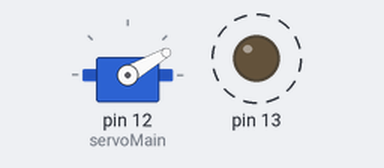
Simulated run of this sketch. Board: Arduino Uno, built with avr-gcc and run on an emulated ATmega328P. On the bench: servo, output pins drawn as LEDs (lit = HIGH). Dashed ring = blinking.

Above: at 0.05 s.
At 2.05 s:
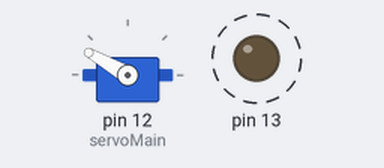
At 3.95 s:
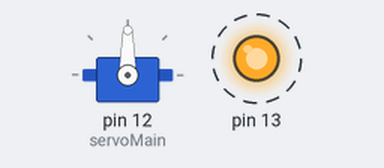
Timing chart, 0 to 5.2 s (numbered marks = the images above):
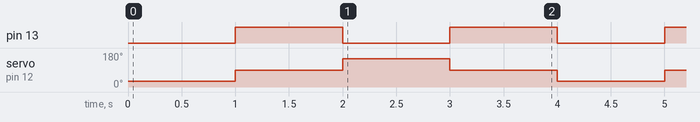

Measured:
- by itself, pin 13: alternates HIGH for 1.0 s and LOW for 1.0 s
- by itself, servo on pin 12 (servoMain): repeats every 4.0 s: 150° 1.0 s, 90° 1.0 s, 30° 1.0 s, 90° 1.0 s

The sketch:

MODUL2_5_KEL24_ROBOTIKA.ino
```cpp
#include <Servo.h>
Servo servoMain;
void setup()
{
  servoMain.attach(12);
  pinMode(13, OUTPUT);
}
void loop()
{
  servoMain.write(30);
  digitalWrite(13, LOW);
  delay(1000);
  servoMain.write(90);
  digitalWrite(13, HIGH);
  delay(1000);
  servoMain.write(150);
  digitalWrite(13, LOW);
  delay(1000);
  servoMain.write(90);
  digitalWrite(13, HIGH);
  delay(1000);
}
```
